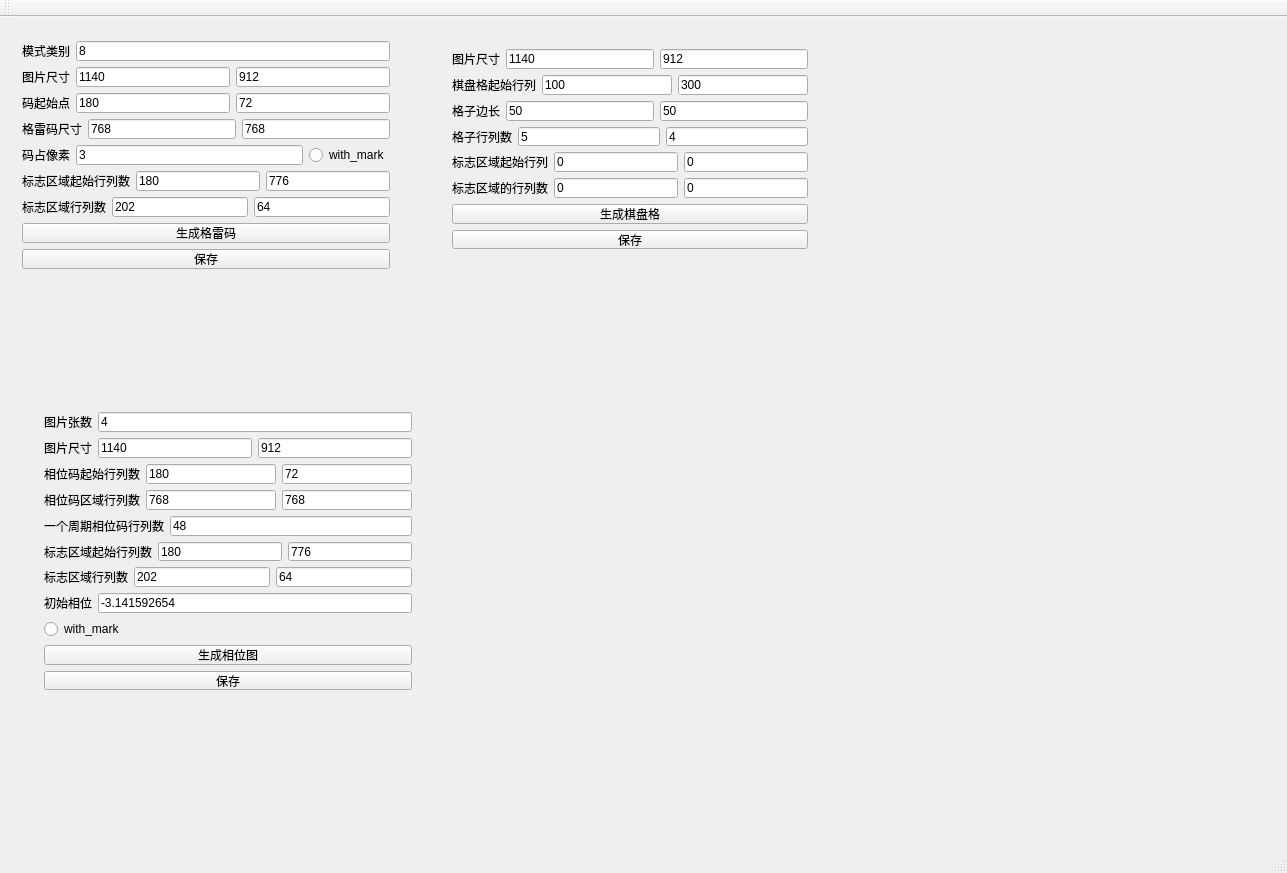
<?xml version="1.0" encoding="UTF-8"?>
<ui version="4.0">
 <class>AIV_JDZClass</class>
 <widget class="QMainWindow" name="AIV_JDZClass">
  <property name="geometry">
   <rect>
    <x>0</x>
    <y>0</y>
    <width>1287</width>
    <height>873</height>
   </rect>
  </property>
  <property name="windowTitle">
   <string>AIV_JDZ</string>
  </property>
  <widget class="QWidget" name="centralWidget">
   <widget class="QWidget" name="layoutWidget">
    <property name="geometry">
     <rect>
      <x>11</x>
      <y>13</y>
      <width>390</width>
      <height>250</height>
     </rect>
    </property>
    <layout class="QVBoxLayout" name="verticalLayout">
     <item>
      <layout class="QHBoxLayout" name="horizontalLayout_5">
       <item>
        <widget class="QLabel" name="label">
         <property name="text">
          <string>模式类别</string>
         </property>
        </widget>
       </item>
       <item>
        <widget class="QLineEdit" name="Gpg_Pattern_number">
         <property name="text">
          <string>8</string>
         </property>
        </widget>
       </item>
      </layout>
     </item>
     <item>
      <layout class="QHBoxLayout" name="horizontalLayout_2">
       <item>
        <widget class="QLabel" name="label_2">
         <property name="text">
          <string>图片尺寸</string>
         </property>
        </widget>
       </item>
       <item>
        <widget class="QLineEdit" name="Gpg_Image_rows">
         <property name="text">
          <string>1140</string>
         </property>
        </widget>
       </item>
       <item>
        <widget class="QLineEdit" name="Gpg_Image_cols">
         <property name="text">
          <string>912</string>
         </property>
        </widget>
       </item>
      </layout>
     </item>
     <item>
      <layout class="QHBoxLayout" name="horizontalLayout_3">
       <item>
        <widget class="QLabel" name="label_3">
         <property name="text">
          <string>码起始点</string>
         </property>
        </widget>
       </item>
       <item>
        <widget class="QLineEdit" name="Gpg_Pattern_lstrow">
         <property name="text">
          <string>180</string>
         </property>
        </widget>
       </item>
       <item>
        <widget class="QLineEdit" name="Gpg_Pattern_lstcol">
         <property name="text">
          <string>72</string>
         </property>
        </widget>
       </item>
      </layout>
     </item>
     <item>
      <layout class="QHBoxLayout" name="horizontalLayout_4">
       <item>
        <widget class="QLabel" name="label_4">
         <property name="text">
          <string>格雷码尺寸</string>
         </property>
        </widget>
       </item>
       <item>
        <widget class="QLineEdit" name="Gpg_Pattern_rows">
         <property name="text">
          <string>768</string>
         </property>
        </widget>
       </item>
       <item>
        <widget class="QLineEdit" name="Gpg_Pattern_cols">
         <property name="text">
          <string>768</string>
         </property>
        </widget>
       </item>
      </layout>
     </item>
     <item>
      <layout class="QHBoxLayout" name="horizontalLayout">
       <item>
        <widget class="QLabel" name="label_5">
         <property name="text">
          <string>码占像素</string>
         </property>
        </widget>
       </item>
       <item>
        <widget class="QLineEdit" name="Gpg_Code_lines">
         <property name="text">
          <string>3</string>
         </property>
        </widget>
       </item>
       <item>
        <widget class="QRadioButton" name="Gpg_with_dark">
         <property name="text">
          <string>with_mark</string>
         </property>
        </widget>
       </item>
      </layout>
     </item>
     <item>
      <layout class="QHBoxLayout" name="horizontalLayout_7">
       <item>
        <widget class="QLabel" name="label_7">
         <property name="text">
          <string>标志区域起始行列数</string>
         </property>
        </widget>
       </item>
       <item>
        <widget class="QLineEdit" name="Gpg_Mark_lstrow">
         <property name="text">
          <string>180</string>
         </property>
        </widget>
       </item>
       <item>
        <widget class="QLineEdit" name="Gpg_Mark_lstcol">
         <property name="text">
          <string>776</string>
         </property>
        </widget>
       </item>
      </layout>
     </item>
     <item>
      <layout class="QHBoxLayout" name="horizontalLayout_6">
       <item>
        <widget class="QLabel" name="label_6">
         <property name="text">
          <string>标志区域行列数</string>
         </property>
        </widget>
       </item>
       <item>
        <widget class="QLineEdit" name="Gpg_Mark_rows">
         <property name="text">
          <string>202</string>
         </property>
        </widget>
       </item>
       <item>
        <widget class="QLineEdit" name="Gpg_Mark_cols">
         <property name="text">
          <string>64</string>
         </property>
        </widget>
       </item>
      </layout>
     </item>
     <item>
      <widget class="QPushButton" name="Gpg_generateBtn">
       <property name="text">
        <string>生成格雷码</string>
       </property>
      </widget>
     </item>
     <item>
      <widget class="QPushButton" name="Gpg_saveBtn">
       <property name="text">
        <string>保存</string>
       </property>
      </widget>
     </item>
    </layout>
   </widget>
   <widget class="QWidget" name="layoutWidget">
    <property name="geometry">
     <rect>
      <x>441</x>
      <y>21</y>
      <width>378</width>
      <height>222</height>
     </rect>
    </property>
    <layout class="QVBoxLayout" name="verticalLayout_2">
     <item>
      <layout class="QHBoxLayout" name="horizontalLayout_8">
       <item>
        <widget class="QLabel" name="label_8">
         <property name="text">
          <string>图片尺寸</string>
         </property>
        </widget>
       </item>
       <item>
        <widget class="QLineEdit" name="Cbg_Image_rows">
         <property name="text">
          <string>1140</string>
         </property>
        </widget>
       </item>
       <item>
        <widget class="QLineEdit" name="Cbg_Image_cols">
         <property name="text">
          <string>912</string>
         </property>
        </widget>
       </item>
      </layout>
     </item>
     <item>
      <layout class="QHBoxLayout" name="horizontalLayout_9">
       <item>
        <widget class="QLabel" name="label_9">
         <property name="text">
          <string>棋盘格起始行列</string>
         </property>
        </widget>
       </item>
       <item>
        <widget class="QLineEdit" name="Cbg_Chess_lstrow">
         <property name="text">
          <string>100</string>
         </property>
        </widget>
       </item>
       <item>
        <widget class="QLineEdit" name="Cbg_Chess_lstcol">
         <property name="text">
          <string>300</string>
         </property>
        </widget>
       </item>
      </layout>
     </item>
     <item>
      <layout class="QHBoxLayout" name="horizontalLayout_10">
       <item>
        <widget class="QLabel" name="label_10">
         <property name="text">
          <string>格子边长</string>
         </property>
        </widget>
       </item>
       <item>
        <widget class="QLineEdit" name="Cbg_Edge_rows">
         <property name="text">
          <string>50</string>
         </property>
        </widget>
       </item>
       <item>
        <widget class="QLineEdit" name="Cbg_Edge_cols">
         <property name="text">
          <string>50</string>
         </property>
        </widget>
       </item>
      </layout>
     </item>
     <item>
      <layout class="QHBoxLayout" name="horizontalLayout_11">
       <item>
        <widget class="QLabel" name="Qlabel_2">
         <property name="text">
          <string>格子行列数</string>
         </property>
        </widget>
       </item>
       <item>
        <widget class="QLineEdit" name="Cbg_Corner_rows">
         <property name="text">
          <string>5</string>
         </property>
        </widget>
       </item>
       <item>
        <widget class="QLineEdit" name="Cbg_Corner_cols">
         <property name="text">
          <string>4</string>
         </property>
        </widget>
       </item>
      </layout>
     </item>
     <item>
      <layout class="QHBoxLayout" name="horizontalLayout_12">
       <item>
        <widget class="QLabel" name="Cbg_Mark_lstcol">
         <property name="text">
          <string>标志区域起始行列</string>
         </property>
        </widget>
       </item>
       <item>
        <widget class="QLineEdit" name="Cbg_Mark_lstrow">
         <property name="text">
          <string>0</string>
         </property>
        </widget>
       </item>
       <item>
        <widget class="QLineEdit" name="lineEdit_3">
         <property name="text">
          <string>0</string>
         </property>
        </widget>
       </item>
      </layout>
     </item>
     <item>
      <layout class="QHBoxLayout" name="horizontalLayout_13">
       <item>
        <widget class="QLabel" name="Qlabel">
         <property name="text">
          <string>标志区域的行列数</string>
         </property>
        </widget>
       </item>
       <item>
        <widget class="QLineEdit" name="Cbg_Mark_rows">
         <property name="text">
          <string>0</string>
         </property>
        </widget>
       </item>
       <item>
        <widget class="QLineEdit" name="Cbg_Mark_cols">
         <property name="text">
          <string>0</string>
         </property>
        </widget>
       </item>
      </layout>
     </item>
     <item>
      <widget class="QPushButton" name="Cbg_generateBtn">
       <property name="text">
        <string>生成棋盘格</string>
       </property>
      </widget>
     </item>
     <item>
      <widget class="QPushButton" name="Cbg_saveBtn">
       <property name="text">
        <string>保存</string>
       </property>
      </widget>
     </item>
    </layout>
   </widget>
   <widget class="QWidget" name="layoutWidget">
    <property name="geometry">
     <rect>
      <x>33</x>
      <y>384</y>
      <width>390</width>
      <height>300</height>
     </rect>
    </property>
    <layout class="QVBoxLayout" name="verticalLayout_4">
     <item>
      <layout class="QHBoxLayout" name="horizontalLayout_15">
       <item>
        <widget class="QLabel" name="label_11">
         <property name="text">
          <string>图片张数</string>
         </property>
        </widget>
       </item>
       <item>
        <widget class="QLineEdit" name="Ppg_Image_number">
         <property name="text">
          <string>4</string>
         </property>
        </widget>
       </item>
      </layout>
     </item>
     <item>
      <layout class="QHBoxLayout" name="horizontalLayout_16">
       <item>
        <widget class="QLabel" name="label_12">
         <property name="text">
          <string>图片尺寸</string>
         </property>
        </widget>
       </item>
       <item>
        <widget class="QLineEdit" name="Ppg_Image_rows">
         <property name="text">
          <string>1140</string>
         </property>
        </widget>
       </item>
       <item>
        <widget class="QLineEdit" name="Ppg_Image_cols">
         <property name="text">
          <string>912</string>
         </property>
        </widget>
       </item>
      </layout>
     </item>
     <item>
      <layout class="QHBoxLayout" name="horizontalLayout_17">
       <item>
        <widget class="QLabel" name="label_13">
         <property name="text">
          <string>相位码起始行列数</string>
         </property>
        </widget>
       </item>
       <item>
        <widget class="QLineEdit" name="Ppg_Pattern_lstrow">
         <property name="text">
          <string>180</string>
         </property>
        </widget>
       </item>
       <item>
        <widget class="QLineEdit" name="Ppg_Pattern_lstcol">
         <property name="text">
          <string>72</string>
         </property>
        </widget>
       </item>
      </layout>
     </item>
     <item>
      <layout class="QHBoxLayout" name="horizontalLayout_14">
       <item>
        <widget class="QLabel" name="Qlabel_3">
         <property name="text">
          <string>相位码区域行列数</string>
         </property>
        </widget>
       </item>
       <item>
        <widget class="QLineEdit" name="Ppg_Pattern_rows">
         <property name="text">
          <string>768</string>
         </property>
        </widget>
       </item>
       <item>
        <widget class="QLineEdit" name="Ppg_Pattern_cols">
         <property name="text">
          <string>768</string>
         </property>
        </widget>
       </item>
      </layout>
     </item>
     <item>
      <layout class="QHBoxLayout" name="horizontalLayout_18">
       <item>
        <widget class="QLabel" name="label_14">
         <property name="text">
          <string>一个周期相位码行列数</string>
         </property>
        </widget>
       </item>
       <item>
        <widget class="QLineEdit" name="Ppg_peiod_lines">
         <property name="text">
          <string>48</string>
         </property>
        </widget>
       </item>
      </layout>
     </item>
     <item>
      <layout class="QHBoxLayout" name="horizontalLayout_19">
       <item>
        <widget class="QLabel" name="label_15">
         <property name="text">
          <string>标志区域起始行列数</string>
         </property>
        </widget>
       </item>
       <item>
        <widget class="QLineEdit" name="Ppg_Mark_lstrow">
         <property name="text">
          <string>180</string>
         </property>
        </widget>
       </item>
       <item>
        <widget class="QLineEdit" name="Ppg_Mark_lstcol">
         <property name="text">
          <string>776</string>
         </property>
        </widget>
       </item>
      </layout>
     </item>
     <item>
      <layout class="QHBoxLayout" name="horizontalLayout_20">
       <item>
        <widget class="QLabel" name="label_16">
         <property name="text">
          <string>标志区域行列数</string>
         </property>
        </widget>
       </item>
       <item>
        <widget class="QLineEdit" name="Ppg_Mark_rows">
         <property name="text">
          <string>202</string>
         </property>
        </widget>
       </item>
       <item>
        <widget class="QLineEdit" name="Ppg_Mark_cols">
         <property name="text">
          <string>64</string>
         </property>
        </widget>
       </item>
      </layout>
     </item>
     <item>
      <layout class="QHBoxLayout" name="horizontalLayout_21">
       <item>
        <widget class="QLabel" name="label_17">
         <property name="text">
          <string>初始相位</string>
         </property>
        </widget>
       </item>
       <item>
        <widget class="QLineEdit" name="PPg_OriginalPhaseShift">
         <property name="text">
          <string>-3.141592654</string>
         </property>
        </widget>
       </item>
      </layout>
     </item>
     <item>
      <widget class="QRadioButton" name="Ppg_with_mark">
       <property name="text">
        <string>with_mark</string>
       </property>
      </widget>
     </item>
     <item>
      <widget class="QPushButton" name="Ppg_generateBtn">
       <property name="text">
        <string>生成相位图</string>
       </property>
      </widget>
     </item>
     <item>
      <widget class="QPushButton" name="Ppg_saveBtn">
       <property name="text">
        <string>保存</string>
       </property>
      </widget>
     </item>
    </layout>
   </widget>
  </widget>
  <widget class="QMenuBar" name="menuBar">
   <property name="geometry">
    <rect>
     <x>0</x>
     <y>0</y>
     <width>1287</width>
     <height>23</height>
    </rect>
   </property>
  </widget>
  <widget class="QToolBar" name="mainToolBar">
   <attribute name="toolBarArea">
    <enum>TopToolBarArea</enum>
   </attribute>
   <attribute name="toolBarBreak">
    <bool>false</bool>
   </attribute>
  </widget>
  <widget class="QStatusBar" name="statusBar"/>
 </widget>
 <layoutdefault spacing="6" margin="11"/>
 <resources>
  <include location="AIV_JDZ.qrc"/>
 </resources>
 <connections/>
</ui>
